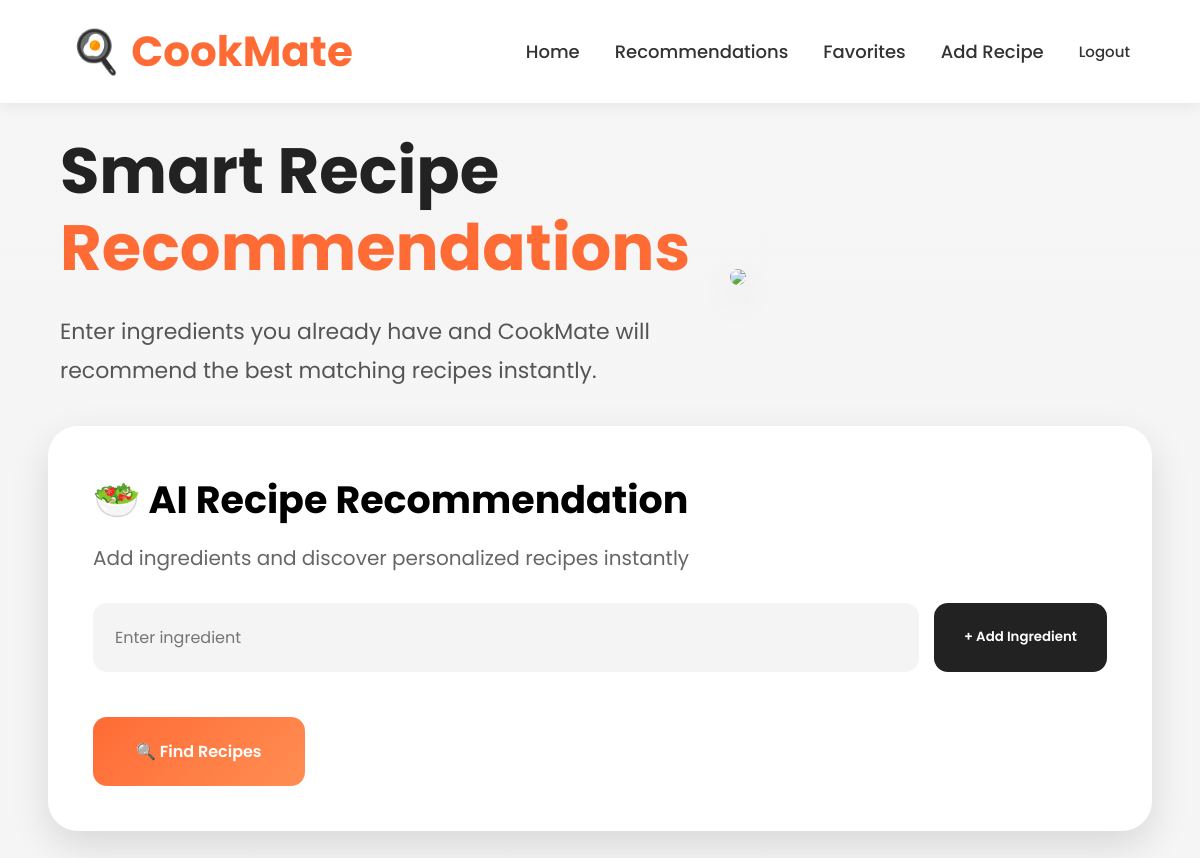
The page /home/ (signed in) on the database as committed earlier.
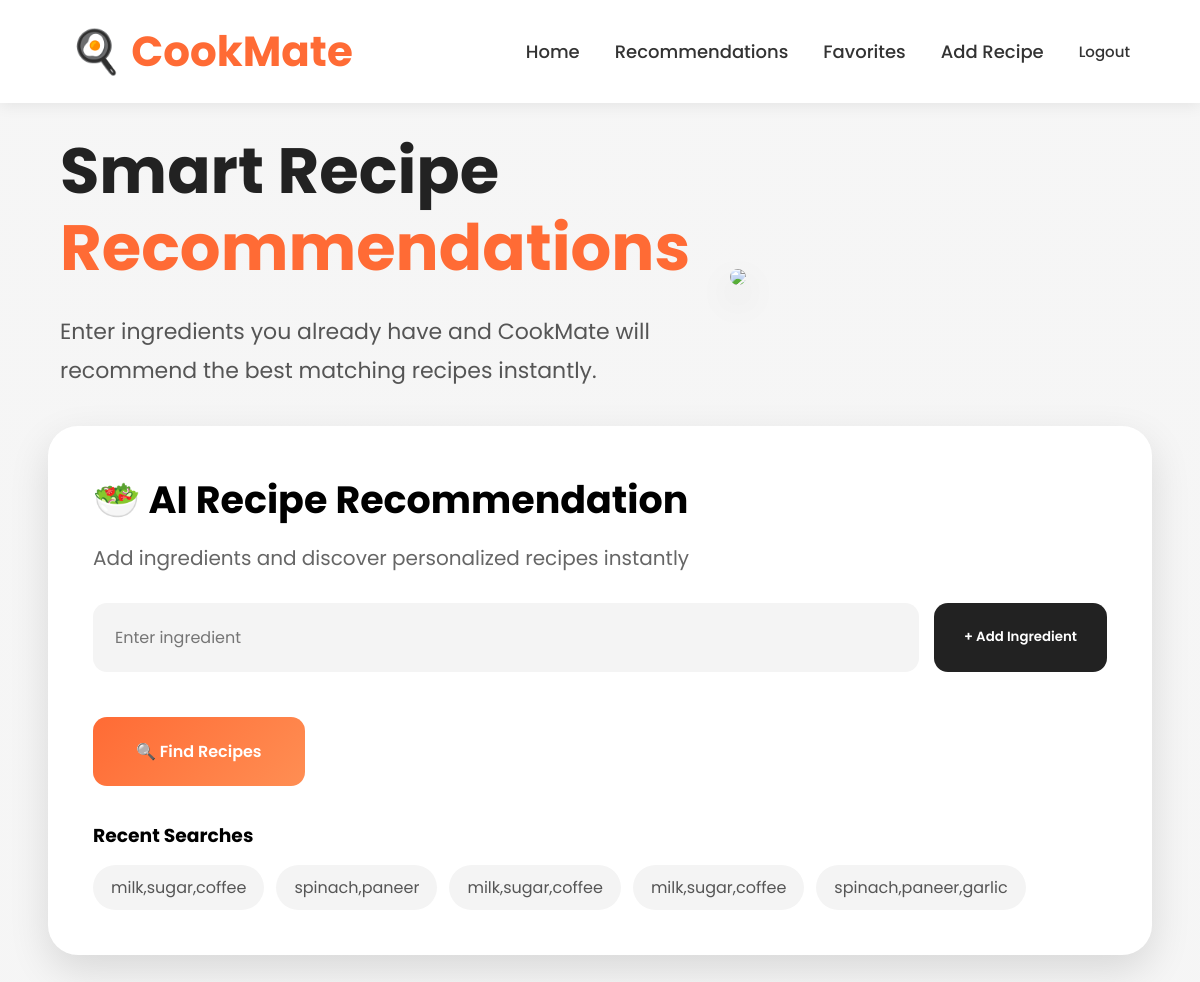
The same page on the database as committed later.
### recipes/models.py (models this page shows, shortened)
class SearchHistory(models.Model):
    user = models.ForeignKey(
        User,
        on_delete=models.CASCADE
    )
    ingredients = models.TextField()
    created_at = models.DateTimeField(auto_now_add=True)
    searched_at = models.DateTimeField(
        auto_now_add=True
    )

### recipes/views.py (the view, shortened to what this page needs)
# urls.py: path('home/', views.home, name='home'),
def home(request):
    if not request.user.is_authenticated:
        return redirect('/accounts/login/')
    recommended_recipes = []
    recent_searches = []
    shopping_list = []
    favorite_recipe_ids = []
    trending_recipes = Recipe.objects.order_by(
        '-id'
    )[:6]
    favorite_recipe_ids = Favorite.objects.filter(
        user=request.user
    ).values_list(
        'recipe_id',
        flat=True
    )
    recent_searches = SearchHistory.objects.filter(
        user=request.user
    ).order_by('-created_at')[:5]
    shopping_list = ShoppingList.objects.filter(
        user=request.user
    ).order_by('-created_at')
    return render(
        request,
        'home.html',
        {
            'recipes': recommended_recipes,
            'recent_searches': recent_searches,
            'shopping_list': shopping_list,
            'favorite_recipe_ids': favorite_recipe_ids,
            'trending_recipes': trending_recipes
        }
    )

### recipes/templates/home.html (shortened to what this page needs)
<!DOCTYPE html>
<html lang="en">
<head>
</head>
<body>
    <div class="navbar">
        <div class="logo">
            🍳 CookMate
        </div>
        <div class="nav-links">
            <a href="/landing/">
                Home
            </a>
            <a href="/home/">
                Recommendations
            </a>
            <a href="/favorites/">
                Favorites
            </a>
            <a href="/add-recipe/">
                Add Recipe
            </a>
            <form
                action="/logout/"
                method="POST"
                style="display:inline;"
            >
                <button
                    type="submit"
                    class="logout-btn"
                >
                    Logout
                </button>
            </form>
        </div>
    </div>
    <div class="hero">
        <div class="hero-text">
            <h1>
                Smart Recipe
                <span>Recommendations</span>
            </h1>
            <p>
                Enter ingredients you already have and
                CookMate will recommend the best matching
                recipes instantly.
            </p>
        </div>
        <div class="hero-image">
            <img src="https://images.unsplash.com/photo-1547592180-85f173990554?q=80&w=1974&auto=format&fit=crop">
        </div>
    </div>
    <div class="search-section">
        <h2>
            🥗 AI Recipe Recommendation
        </h2>
        <p>
            Add ingredients and discover personalized recipes instantly
        </p>
        <div class="ingredient-wrapper">
            <input
                type="text"
                id="ingredientInput"
                placeholder="Enter ingredient"
            >
            <button
                type="button"
                id="addIngredientBtn"
                class="add-btn"
            >
                + Add Ingredient
            </button>
        </div>
        <form method="POST"
              id="recipeForm">
            <button
                type="submit"
                class="find-btn"
            >
                🔍 Find Recipes
            </button>
        </form>
        {% if recent_searches %}
            <div class="recent-searches">
                <h3>
                    Recent Searches
                </h3>
                <div class="recent-container">
                    {% for search in recent_searches %}
                        <div class="recent-item">
                            {{ search.ingredients }}
                        </div>
                    {% endfor %}
                </div>
            </div>
        {% endif %}
    </div>
</body>
</html>

Rows that differ between the two databases and show on the page:
added SearchHistory: ingredients "milk,sugar,coffee"
added SearchHistory: ingredients "spinach,paneer"
added SearchHistory: ingredients "milk,sugar,coffee"
added SearchHistory: ingredients "milk,sugar,coffee"
added SearchHistory: ingredients "spinach,paneer,garlic"
Other text that changed with them:
text now shown: "Recent Searches"
